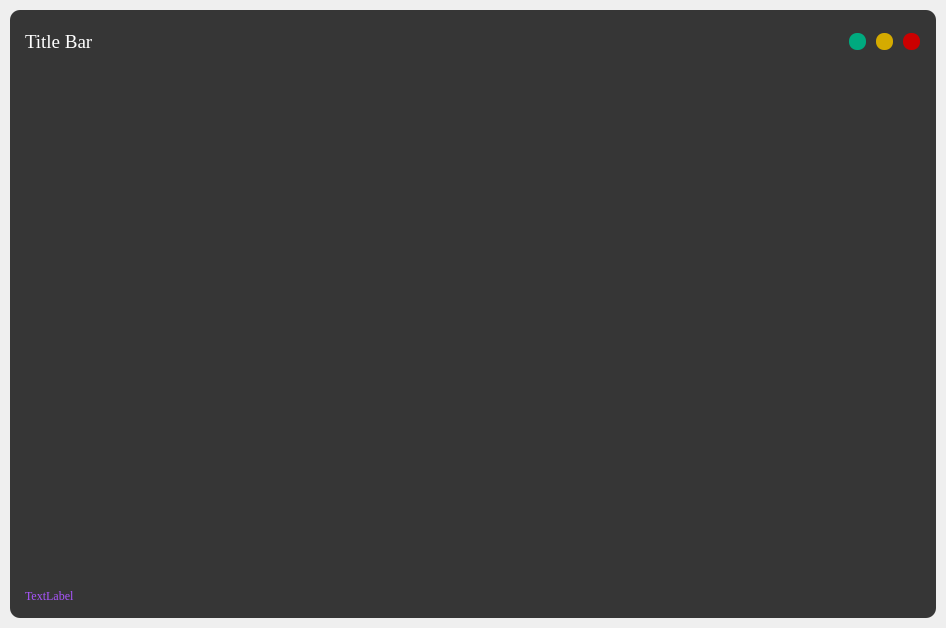
<?xml version="1.0" encoding="UTF-8"?>
<ui version="4.0">
 <class>MainWindow</class>
 <widget class="QMainWindow" name="MainWindow">
  <property name="geometry">
   <rect>
    <x>0</x>
    <y>0</y>
    <width>946</width>
    <height>628</height>
   </rect>
  </property>
  <property name="windowTitle">
   <string>MainWindow</string>
  </property>
  <widget class="QWidget" name="centralwidget">
   <layout class="QVBoxLayout" name="drop_shadow_layout">
    <property name="spacing">
     <number>0</number>
    </property>
    <property name="leftMargin">
     <number>10</number>
    </property>
    <property name="topMargin">
     <number>10</number>
    </property>
    <property name="rightMargin">
     <number>10</number>
    </property>
    <property name="bottomMargin">
     <number>10</number>
    </property>
    <item>
     <widget class="QFrame" name="drop_shadow_frame">
      <property name="styleSheet">
       <string notr="true">background-color: rgb(54, 54, 54);
border-radius: 10px;</string>
      </property>
      <property name="frameShape">
       <enum>QFrame::NoFrame</enum>
      </property>
      <property name="frameShadow">
       <enum>QFrame::Raised</enum>
      </property>
      <layout class="QVBoxLayout" name="verticalLayout">
       <property name="spacing">
        <number>0</number>
       </property>
       <property name="leftMargin">
        <number>0</number>
       </property>
       <property name="topMargin">
        <number>0</number>
       </property>
       <property name="rightMargin">
        <number>0</number>
       </property>
       <property name="bottomMargin">
        <number>0</number>
       </property>
       <item>
        <widget class="QFrame" name="title_bar">
         <property name="maximumSize">
          <size>
           <width>16777215</width>
           <height>50</height>
          </size>
         </property>
         <property name="styleSheet">
          <string notr="true">background-color: none;</string>
         </property>
         <property name="frameShape">
          <enum>QFrame::NoFrame</enum>
         </property>
         <property name="frameShadow">
          <enum>QFrame::Raised</enum>
         </property>
         <layout class="QHBoxLayout" name="horizontalLayout">
          <property name="spacing">
           <number>0</number>
          </property>
          <property name="leftMargin">
           <number>0</number>
          </property>
          <property name="topMargin">
           <number>0</number>
          </property>
          <property name="rightMargin">
           <number>0</number>
          </property>
          <property name="bottomMargin">
           <number>0</number>
          </property>
          <item>
           <widget class="QFrame" name="frame_title">
            <property name="font">
             <font>
              <family>Microsoft YaHei Light</family>
              <pointsize>14</pointsize>
             </font>
            </property>
            <property name="frameShape">
             <enum>QFrame::StyledPanel</enum>
            </property>
            <property name="frameShadow">
             <enum>QFrame::Raised</enum>
            </property>
            <layout class="QVBoxLayout" name="verticalLayout_2">
             <property name="spacing">
              <number>0</number>
             </property>
             <property name="leftMargin">
              <number>15</number>
             </property>
             <property name="topMargin">
              <number>0</number>
             </property>
             <property name="rightMargin">
              <number>0</number>
             </property>
             <property name="bottomMargin">
              <number>0</number>
             </property>
             <item>
              <widget class="QLabel" name="label_title">
               <property name="font">
                <font>
                 <family>Times New Roman</family>
                 <pointsize>14</pointsize>
                </font>
               </property>
               <property name="styleSheet">
                <string notr="true">color: rgb(255, 255, 255);</string>
               </property>
               <property name="text">
                <string>Title Bar</string>
               </property>
              </widget>
             </item>
            </layout>
           </widget>
          </item>
          <item>
           <widget class="QFrame" name="frame_btns">
            <property name="maximumSize">
             <size>
              <width>100</width>
              <height>16777215</height>
             </size>
            </property>
            <property name="frameShape">
             <enum>QFrame::StyledPanel</enum>
            </property>
            <property name="frameShadow">
             <enum>QFrame::Raised</enum>
            </property>
            <layout class="QHBoxLayout" name="horizontalLayout_3">
             <item>
              <widget class="QPushButton" name="btn_maximize">
               <property name="minimumSize">
                <size>
                 <width>16</width>
                 <height>16</height>
                </size>
               </property>
               <property name="maximumSize">
                <size>
                 <width>17</width>
                 <height>17</height>
                </size>
               </property>
               <property name="styleSheet">
                <string notr="true">QPushButton {
	border:none;
	border-radius:8px;	
	background-color: rgb(0, 170, 127);
}
QPushButton:hover {	
	background-color: rgba(0, 170, 127, 150);
}</string>
               </property>
               <property name="text">
                <string/>
               </property>
              </widget>
             </item>
             <item>
              <widget class="QPushButton" name="btn_minimize">
               <property name="minimumSize">
                <size>
                 <width>16</width>
                 <height>16</height>
                </size>
               </property>
               <property name="maximumSize">
                <size>
                 <width>17</width>
                 <height>17</height>
                </size>
               </property>
               <property name="styleSheet">
                <string notr="true">QPushButton {
	border:none;
	border-radius:8px;	
	background-color: rgb(213, 171, 0);
}
QPushButton:hover {	
	background-color: rgba(213, 171, 0, 150);
}</string>
               </property>
               <property name="text">
                <string/>
               </property>
              </widget>
             </item>
             <item>
              <widget class="QPushButton" name="btn_close">
               <property name="minimumSize">
                <size>
                 <width>16</width>
                 <height>16</height>
                </size>
               </property>
               <property name="maximumSize">
                <size>
                 <width>17</width>
                 <height>17</height>
                </size>
               </property>
               <property name="styleSheet">
                <string notr="true">QPushButton {
	border:none;
	border-radius:8px;	
	background-color: rgb(203, 0, 0);
}
QPushButton:hover {	
	background-color: rgba(203, 0, 0, 150);
}</string>
               </property>
               <property name="text">
                <string/>
               </property>
              </widget>
             </item>
            </layout>
           </widget>
          </item>
         </layout>
        </widget>
       </item>
       <item>
        <widget class="QFrame" name="content_bar">
         <property name="maximumSize">
          <size>
           <width>16777215</width>
           <height>500</height>
          </size>
         </property>
         <property name="styleSheet">
          <string notr="true">background-color: none;</string>
         </property>
         <property name="frameShape">
          <enum>QFrame::StyledPanel</enum>
         </property>
         <property name="frameShadow">
          <enum>QFrame::Raised</enum>
         </property>
        </widget>
       </item>
       <item>
        <widget class="QFrame" name="credit_bar">
         <property name="maximumSize">
          <size>
           <width>16777215</width>
           <height>30</height>
          </size>
         </property>
         <property name="styleSheet">
          <string notr="true">background-color: none;</string>
         </property>
         <property name="frameShape">
          <enum>QFrame::NoFrame</enum>
         </property>
         <property name="frameShadow">
          <enum>QFrame::Raised</enum>
         </property>
         <layout class="QHBoxLayout" name="horizontalLayout_2">
          <property name="spacing">
           <number>0</number>
          </property>
          <property name="leftMargin">
           <number>0</number>
          </property>
          <property name="topMargin">
           <number>0</number>
          </property>
          <property name="rightMargin">
           <number>0</number>
          </property>
          <property name="bottomMargin">
           <number>0</number>
          </property>
          <item>
           <widget class="QFrame" name="frame_label_credits">
            <property name="frameShape">
             <enum>QFrame::StyledPanel</enum>
            </property>
            <property name="frameShadow">
             <enum>QFrame::Raised</enum>
            </property>
            <layout class="QVBoxLayout" name="verticalLayout_3">
             <property name="spacing">
              <number>0</number>
             </property>
             <property name="leftMargin">
              <number>15</number>
             </property>
             <property name="topMargin">
              <number>0</number>
             </property>
             <property name="rightMargin">
              <number>0</number>
             </property>
             <property name="bottomMargin">
              <number>0</number>
             </property>
             <item>
              <widget class="QLabel" name="label_credits">
               <property name="font">
                <font>
                 <family>Times New Roman</family>
                </font>
               </property>
               <property name="styleSheet">
                <string notr="true">color: rgb(170, 85, 255);</string>
               </property>
               <property name="text">
                <string>TextLabel</string>
               </property>
              </widget>
             </item>
            </layout>
           </widget>
          </item>
          <item>
           <widget class="QFrame" name="frame_grip">
            <property name="minimumSize">
             <size>
              <width>30</width>
              <height>30</height>
             </size>
            </property>
            <property name="maximumSize">
             <size>
              <width>30</width>
              <height>30</height>
             </size>
            </property>
            <property name="styleSheet">
             <string notr="true">padding: 5px;</string>
            </property>
            <property name="frameShape">
             <enum>QFrame::StyledPanel</enum>
            </property>
            <property name="frameShadow">
             <enum>QFrame::Raised</enum>
            </property>
           </widget>
          </item>
         </layout>
        </widget>
       </item>
      </layout>
     </widget>
    </item>
   </layout>
  </widget>
 </widget>
 <resources/>
 <connections/>
</ui>
